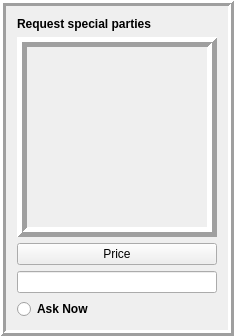
         <widget class="QFrame" name="frame_7">
          <property name="maximumSize">
           <size>
            <width>16777215</width>
            <height>16777215</height>
           </size>
          </property>
          <property name="frameShape">
           <enum>QFrame::Box</enum>
          </property>
          <property name="frameShadow">
           <enum>QFrame::Raised</enum>
          </property>
          <property name="lineWidth">
           <number>3</number>
          </property>
          <layout class="QGridLayout" name="gridLayout_11">
           <item row="7" column="0">
            <widget class="QRadioButton" name="radioButton_17">
             <property name="font">
              <font>
               <weight>75</weight>
               <bold>true</bold>
              </font>
             </property>
             <property name="text">
              <string>Ask Now</string>
             </property>
            </widget>
           </item>
           <item row="1" column="0">
            <widget class="QLabel" name="label_30">
             <property name="minimumSize">
              <size>
               <width>200</width>
               <height>200</height>
              </size>
             </property>
             <property name="maximumSize">
              <size>
               <width>16777215</width>
               <height>16777215</height>
              </size>
             </property>
             <property name="styleSheet">
              <string notr="true">border-image: url(:/newPrefix/nevencheckin_qrc/party.png);</string>
             </property>
             <property name="frameShape">
              <enum>QFrame::Box</enum>
             </property>
             <property name="frameShadow">
              <enum>QFrame::Raised</enum>
             </property>
             <property name="lineWidth">
              <number>5</number>
             </property>
             <property name="text">
              <string/>
             </property>
             <property name="pixmap">
              <pixmap>:/newPrefix/check in_qrc/party.png</pixmap>
             </property>
             <property name="scaledContents">
              <bool>true</bool>
             </property>
            </widget>
           </item>
           <item row="2" column="0">
            <widget class="QPushButton" name="pushButton_5">
             <property name="text">
              <string>Price</string>
             </property>
            </widget>
           </item>
           <item row="0" column="0">
            <widget class="QLabel" name="label_42">
             <property name="font">
              <font>
               <weight>75</weight>
               <bold>true</bold>
              </font>
             </property>
             <property name="text">
              <string>Request special parties</string>
             </property>
            </widget>
           </item>
           <item row="3" column="0">
            <widget class="QLineEdit" name="lineEdit_4">
             <property name="readOnly">
              <bool>true</bool>
             </property>
            </widget>
           </item>
          </layout>
         </widget>
